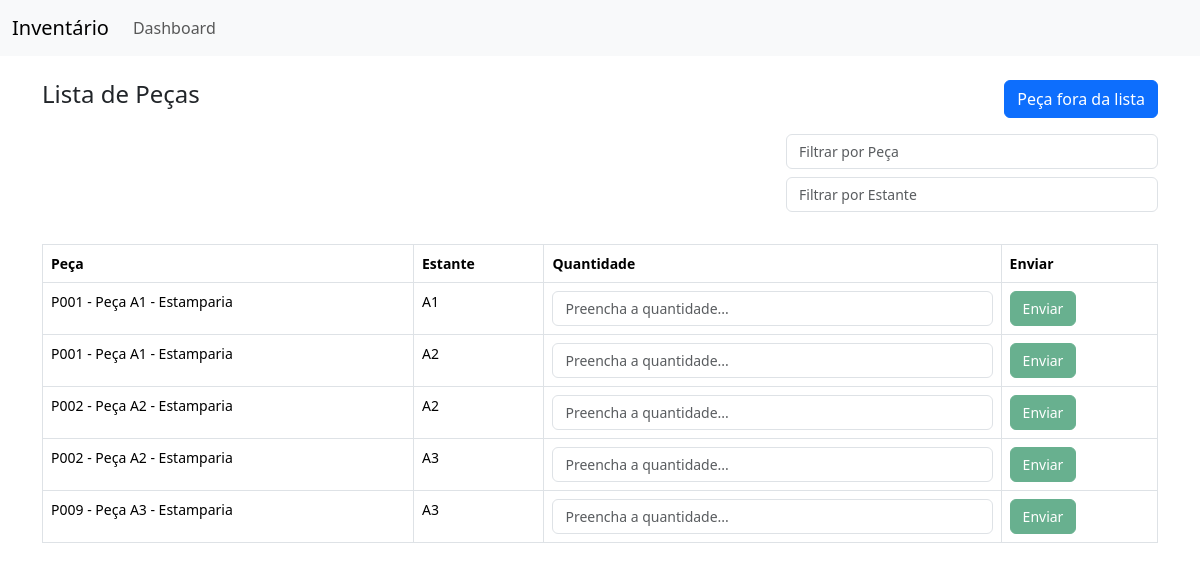
The page /inventario/Estamparia on the database its author committed.
### app/models.py (models this page shows, shortened)
class Peca(db.Model):
    __tablename__ = 'pecas'
    id = db.Column(db.Integer, primary_key=True)
    codigo = db.Column(db.String(120), nullable=False)
    descricao = db.Column(db.String(255), nullable=False)
    local_id = db.Column(db.Integer, db.ForeignKey('locais.id'), nullable=False)
    quantidade = db.relationship('Quantidade', backref='peca', lazy=True)
    quantidade_sistema = db.Column(db.Integer, nullable=True)
    peca_fora_lista = db.Column(db.Boolean, default=False)

class Local(db.Model):
    __tablename__ = 'locais'
    id = db.Column(db.Integer, primary_key=True)
    nome = db.Column(db.String(60), nullable=False)
    estante = db.Column(db.String(100), nullable=False)
    pecas = db.relationship('Peca', backref='local', lazy=True)
    almoxarifado = db.Column(db.String(100), nullable=False)

### app/views.py (the view)
@app.route("/inventario/<local_nome>", methods=['GET'])
def local(local_nome):
    todas_as_pecas = Peca.query.join(Local).filter(Local.nome == local_nome).all()
    estantes = list(set([peca.local.estante for peca in todas_as_pecas]))
    pecas = Peca.query.join(Local).outerjoin(Quantidade).filter(
        Local.nome == local_nome, Quantidade.id == None, Peca.peca_fora_lista == False).all()
    return render_template("local/dados_inventario.html", pecas=pecas,estantes=estantes ,local=local_nome)

### app/templates/local/dados_inventario.html (shortened to what this page needs)
{% extends 'base.html' %}
{% block content %}
    <main class="container mt-4">
        <div class="d-flex justify-content-between">
            <h4>Lista de Peças</h4><button class="btn btn-primary" id="openModalButton" data-bs-toggle="modal" data-bs-target="#modalPecaForaDaLista">Peça fora da lista</button>
        </div>
        <div class="d-flex mt-3 mb-4 gap-3 justify-content-end">
            <div class="col-12 col-sm-12 col-md-4 col-lg-4 col-xl-4 text-center">
                <input type="text" id="filtroPeca" class="form-control mb-2" placeholder="Filtrar por Peça" style="font-size: 14px;">
                <input type="text" id="filtroEstante" class="form-control mb-2" placeholder="Filtrar por Estante" style="font-size: 14px;">
            </div>
        </div>
        <table class="table table-bordered mt-4" style="font-size: 14px;">
            <thead>
                <tr>
                    <th>Peça</th>
                    <th>Estante</th>
                    <th>Quantidade</th>
                    <th>Enviar</th>
                </tr>
            </thead>
            <tbody id="tabelaPecas">
                {% for peca in pecas %}
                    <tr>
                        <td><span class="codigoDescricaoPeca">{{ peca.codigo }}</span> - {{ peca.descricao }}</td>
                        <td class="estantePeca">{{ peca.local.estante }}</td>
                        <td class="rowQuantidade"><input class="form-control quantidadePeca" type="number" placeholder="Preencha a quantidade..." style="font-size: 14px;"></td>
                        <td class="rowButton"><button class="btn btn-success openConfirmation"  style="font-size: 14px;" data-bs-toggle="modal" data-bs-target="#modalConfirmarQuantidade" disabled>Enviar</button></td>
                    </tr>
                {% endfor %}
            </tbody>
        </table>
    </main>
{% endblock %}

### app/templates/base.html (shortened to what this page needs)
<!doctype html>
<html lang="en">
  <head>
    <link rel="stylesheet" href="/static/css/style.css">
    <link rel="stylesheet" href="https://cdnjs.cloudflare.com/ajax/libs/font-awesome/6.5.0/css/all.min.css">
    <link href="https://cdn.jsdelivr.net/npm/bootstrap@5.3.3/dist/css/bootstrap.min.css" rel="stylesheet">
  </head>
  <body>
    <nav class="navbar navbar-expand-lg bg-body-tertiary">
      <div class="container-fluid">
        <a class="navbar-brand" href="/">Inventário</a>
        <div class="collapse navbar-collapse" id="navbarSupportedContent">
          <ul class="navbar-nav me-auto mb-2 mb-lg-0">
            <li class="nav-item">
              <a class="nav-link" href="/dashboard">Dashboard</a>
            </li>
          </ul>
        </div>
      </div>
    </nav>
    {% block content %}
    {% endblock %}
  </body>
</html>

### rows shown on the page
Peca: codigo "P001", descricao "Peça A1 - Estamparia", local.estante "A1"
Peca: codigo "P001", descricao "Peça A1 - Estamparia", local.estante "A2"
Peca: codigo "P002", descricao "Peça A2 - Estamparia", local.estante "A2"
Peca: codigo "P002", descricao "Peça A2 - Estamparia", local.estante "A3"
Peca: codigo "P009", descricao "Peça A3 - Estamparia", local.estante "A3"
